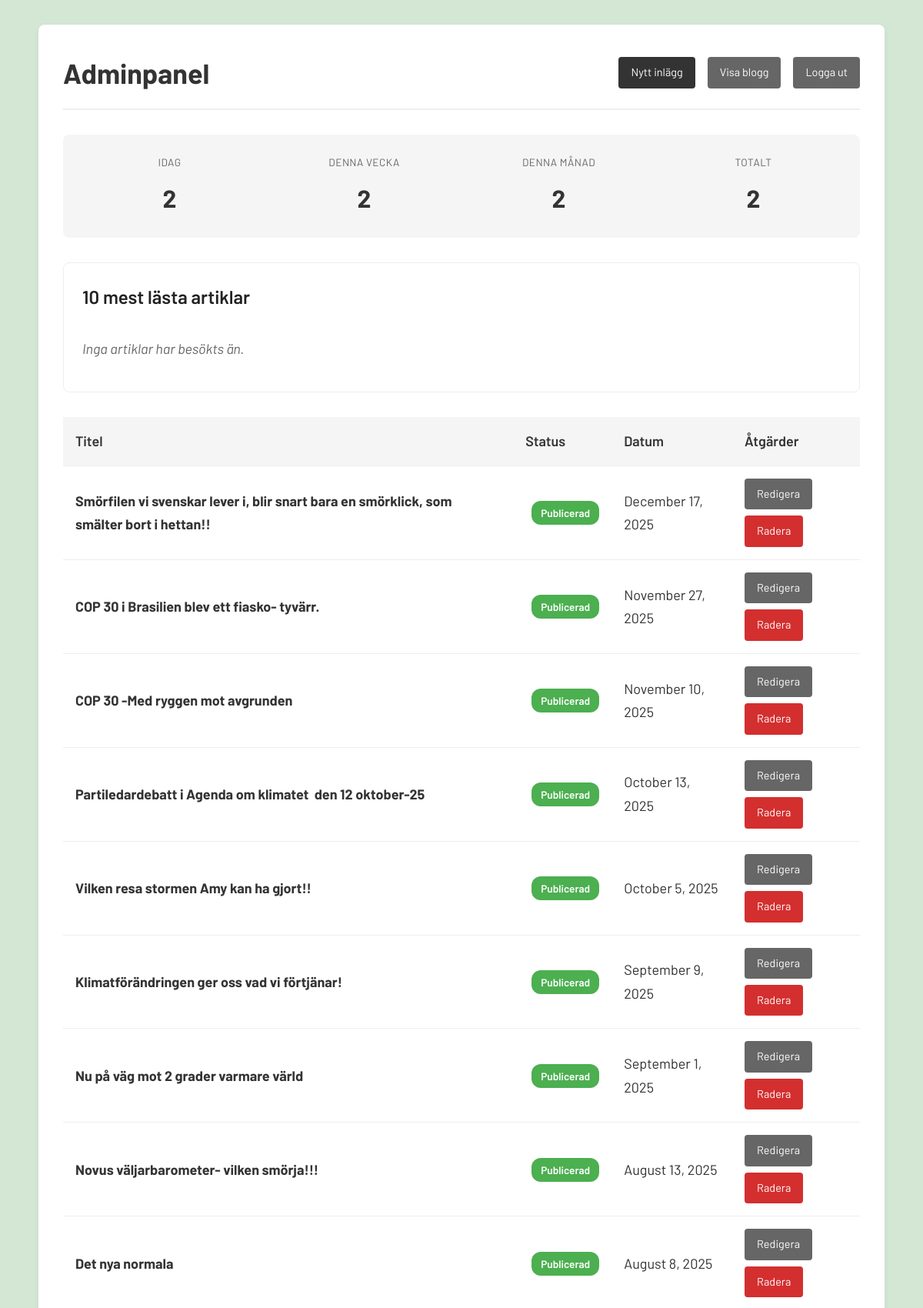
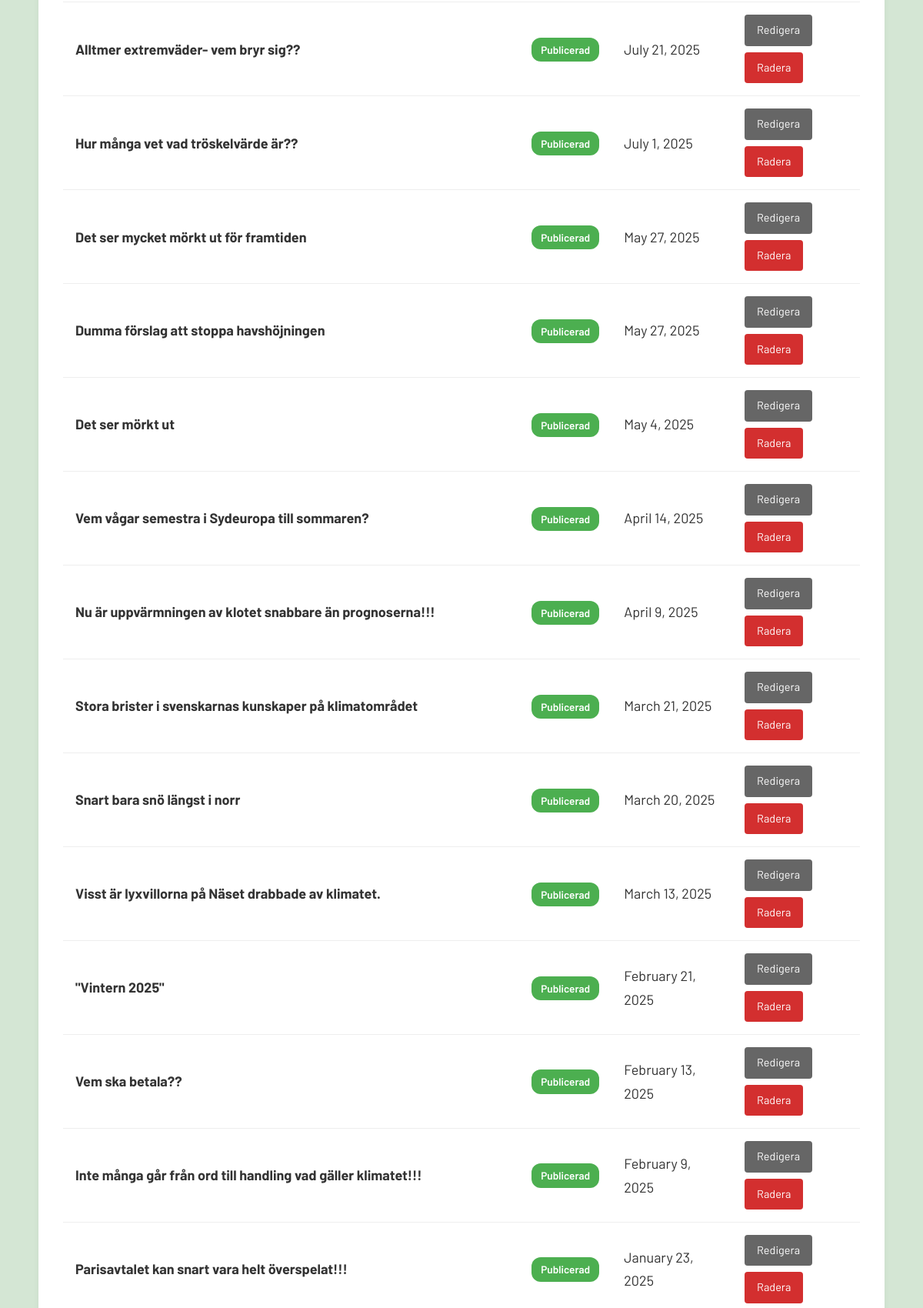
Screenshot of /admin/dashboard.php (signed in, upper part) with the database file from the repository (2 pictures, top to bottom).
### tables this page shows
CREATE TABLE posts (
        id INTEGER PRIMARY KEY AUTOINCREMENT,
        title TEXT NOT NULL,
        content TEXT NOT NULL,
        slug TEXT UNIQUE NOT NULL,
        created_at DATETIME DEFAULT CURRENT_TIMESTAMP,
        updated_at DATETIME DEFAULT CURRENT_TIMESTAMP
    , featured_image TEXT, status TEXT DEFAULT 'draft');

### config.php (called while the page is built, shortened)
<?php
function getDB() {
    $db = new PDO('sqlite:' . DB_PATH);
    $db->setAttribute(PDO::ATTR_ERRMODE, PDO::ERRMODE_EXCEPTION);
    $db->exec("CREATE TABLE IF NOT EXISTS posts (
        id INTEGER PRIMARY KEY AUTOINCREMENT,
        title TEXT NOT NULL,
        content TEXT NOT NULL,
        slug TEXT UNIQUE NOT NULL,
        featured_image TEXT,
        created_at DATETIME DEFAULT CURRENT_TIMESTAMP,
        updated_at DATETIME DEFAULT CURRENT_TIMESTAMP
    )");
    try {
        $db->exec("ALTER TABLE posts ADD COLUMN featured_image TEXT");
    } catch (PDOException $e) {
    }
    $columnAdded = false;
    try {
        $db->exec("ALTER TABLE posts ADD COLUMN status TEXT DEFAULT 'draft'");
        $columnAdded = true;
    } catch (PDOException $e) {
    }
    $migrationDone = false;
    try {
        $checkStmt = $db->query("SELECT name FROM sqlite_master WHERE type='table' AND name='migrations'");
        if ($checkStmt->fetch()) {
            $migrationStmt = $db->query("SELECT COUNT(*) as count FROM migrations WHERE name = 'set_existing_posts_published'");
            $result = $migrationStmt->fetch(PDO::FETCH_ASSOC);
            $migrationDone = $result && $result['count'] > 0;
        }
    } catch (PDOException $e) {
    }
    if ($columnAdded) {
        try {
            $db->exec("UPDATE posts SET status = 'published'");
            try {
                $db->exec("CREATE TABLE IF NOT EXISTS migrations (name TEXT PRIMARY KEY, executed_at DATETIME DEFAULT CURRENT_TIMESTAMP)");
                $db->exec("INSERT OR IGNORE INTO migrations (name) VALUES ('set_existing_posts_published')");
            } catch (PDOException $e) {
            }
        } catch (PDOException $e) {
        }
    } else if (!$migrationDone) {
        try {
            $db->exec("UPDATE posts SET status = 'published' WHERE status = 'draft' OR status IS NULL OR status = ''");
            try {
                $db->exec("CREATE TABLE IF NOT EXISTS migrations (name TEXT PRIMARY KEY, executed_at DATETIME DEFAULT CURRENT_TIMESTAMP)");
                $db->exec("INSERT OR IGNORE INTO migrations (name) VALUES ('set_existing_posts_published')");
            } catch (PDOException $e) {
            }
        } catch (PDOException $e) {
        }
    }
    $db->exec("CREATE INDEX IF NOT EXISTS idx_slug ON posts(slug)");
    $db->exec("CREATE TABLE IF NOT EXISTS visits (
        id INTEGER PRIMARY KEY AUTOINCREMENT,
        page TEXT NOT NULL,
        visited_at DATETIME DEFAULT CURRENT_TIMESTAMP
    )");
    $db->exec("CREATE INDEX IF NOT EXISTS idx_visited_at ON visits(visited_at)");
    return $db;
}
function formatDate($date) {
    return date('F j, Y', strtotime($date));
}
function getVisitStats() {
    $db = getDB();
    $stats = [];
    $stmt = $db->query("SELECT COUNT(*) as total FROM visits");
    $stats['total'] = $stmt->fetch(PDO::FETCH_ASSOC)['total'];
    $stmt = $db->query("SELECT COUNT(*) as today FROM visits WHERE DATE(visited_at) = DATE('now')");
    $stats['today'] = $stmt->fetch(PDO::FETCH_ASSOC)['today'];
    $stmt = $db->query("SELECT COUNT(*) as week FROM visits WHERE visited_at >= DATE('now', '-7 days')");
    $stats['week'] = $stmt->fetch(PDO::FETCH_ASSOC)['week'];
    $stmt = $db->query("SELECT COUNT(*) as month FROM visits WHERE visited_at >= DATE('now', 'start of month')");
    $stats['month'] = $stmt->fetch(PDO::FETCH_ASSOC)['month'];
    return $stats;
}
function generateCSRFToken() {
    return $_SESSION['csrf_token'];
}

### admin/dashboard.php (the view, shortened to what this page needs)
<?php
require_once '../config.php';
$db = getDB();
$stmt = $db->query("SELECT id, title, slug, featured_image, status, created_at, updated_at FROM posts ORDER BY created_at DESC");
$posts = $stmt->fetchAll(PDO::FETCH_ASSOC);
$visitStats = getVisitStats();
$topArticles = getTopArticles(10);
?>
<!DOCTYPE html>
<html lang="sv">
<head>
    <link rel="stylesheet" href="../styles.css">
</head>
<body>
    <div class="container">
        <div class="admin-header">
            <h1>Adminpanel</h1>
            <div class="admin-actions">
                <a href="edit.php" class="btn btn-primary">Nytt inlägg</a>
                <a href="../index.php" class="btn btn-secondary" target="_blank">Visa blogg</a>
                <a href="?logout=1" class="btn btn-secondary">Logga ut</a>
            </div>
        </div>
        <div class="analytics-block">
            <div class="analytics-stat">
                <div class="analytics-stat-label">Idag</div>
                <div class="analytics-stat-value"><?php echo number_format($visitStats['today']); ?></div>
            </div>
            <div class="analytics-stat">
                <div class="analytics-stat-label">Denna vecka</div>
                <div class="analytics-stat-value"><?php echo number_format($visitStats['week']); ?></div>
            </div>
            <div class="analytics-stat">
                <div class="analytics-stat-label">Denna månad</div>
                <div class="analytics-stat-value"><?php echo number_format($visitStats['month']); ?></div>
            </div>
            <div class="analytics-stat">
                <div class="analytics-stat-label">Totalt</div>
                <div class="analytics-stat-value"><?php echo number_format($visitStats['total']); ?></div>
            </div>
        </div>
        <div class="top-articles-block">
            <h2>10 mest lästa artiklar</h2>
            <?php if (empty($topArticles)): ?>
                <div class="no-top-articles">Inga artiklar har besökts än.</div>
            <?php endif; ?>
        </div>
        <?php if (empty($posts)): ?>
            <div class="no-posts">
                <p>Inga inlägg än. <a href="edit.php">Skapa ditt första inlägg</a>!</p>
            </div>
        <?php else: ?>
            <table class="posts-table">
                <thead>
                    <tr>
                        <th>Titel</th>
                        <th>Status</th>
                        <th>Datum</th>
                        <th>Åtgärder</th>
                    </tr>
                </thead>
                <tbody>
                    <?php foreach ($posts as $post): ?>
                        <tr>
                            <td>
                                <strong><?php echo htmlspecialchars($post['title']); ?></strong>
                            </td>
                            <td>
                                <span class="status-badge status-<?php echo htmlspecialchars($post['status'] ?? 'draft'); ?>">
                                    <?php echo ($post['status'] ?? 'draft') === 'published' ? 'Publicerad' : 'Utkast'; ?>
                                </span>
                            </td>
                            <td><?php echo formatDate($post['created_at']); ?></td>
                            <td>
                                <div class="action-buttons">
                                    <a href="edit.php?id=<?php echo $post['id']; ?>" class="btn btn-secondary">Redigera</a>
                                    <a href="?delete=<?php echo $post['id']; ?>&csrf_token=<?php echo generateCSRFToken(); ?>"
                                       class="btn btn-danger"
                                       onclick="return confirm('Är du säker på att du vill radera detta inlägg?');">Radera</a>
                                </div>
                            </td>
                        </tr>
                    <?php endforeach; ?>
                </tbody>
            </table>
        <?php endif; ?>
    </div>
</body>
</html>

### styles.css (style rules this page uses)
* { margin: 0; padding: 0; box-sizing: border-box; }
body { font-family: 'Barlow', -apple-system, BlinkMacSystemFont, 'Segoe UI', Roboto, 'Helvetica Neue', Arial, sans-serif; font-size: 18px; line-height: 1.7; color: #333; background: #d4e6d4; padding: 2rem 1rem; }
.container { max-width: 1100px; margin: 0 auto; background: white; padding: 2rem; border-radius: 8px; box-shadow: 0 2px 8px rgba(0,0,0,0.05); }

### admin/dashboard.php (style rules this page uses)
.admin-header { display: flex; justify-content: space-between; align-items: center; margin-bottom: 2rem; padding-bottom: 1rem; border-bottom: 2px solid #eee; }
.admin-actions { display: flex; gap: 1rem; }
.btn { padding: 0.5rem 1rem; text-decoration: none; border-radius: 4px; display: inline-block; font-size: 0.9rem; }
.btn-primary { background: #333; color: white; }
.btn-secondary { background: #666; color: white; }
.btn-danger { background: #d32f2f; color: white; }
.posts-table { width: 100%; border-collapse: collapse; margin-top: 1rem; }
.posts-table th, .posts-table td { padding: 1rem; text-align: left; border-bottom: 1px solid #eee; }
.posts-table th { background: #f5f5f5; font-weight: 600; }
.action-buttons { display: flex; gap: 0.5rem; flex-wrap: wrap; }
.status-badge { display: inline-block; padding: 0.25rem 0.75rem; border-radius: 12px; font-size: 0.85rem; font-weight: 600; margin-left: 0.5rem; }
.status-published { background: #4caf50; color: white; }
.analytics-block { background: #f5f5f5; border-radius: 8px; padding: 1.5rem; margin-bottom: 2rem; display: grid; grid-template-columns: repeat(auto-fit, minmax(150px, 1fr)); gap: 1.5rem; }
.analytics-stat { text-align: center; }
.analytics-stat-label { font-size: 0.85rem; color: #666; margin-bottom: 0.5rem; text-transform: uppercase; letter-spacing: 0.5px; }
.analytics-stat-value { font-size: 2rem; font-weight: 700; color: #333; }
.top-articles-block { background: white; border-radius: 8px; padding: 1.5rem; margin-bottom: 2rem; border: 1px solid #eee; }
.top-articles-block h2 { font-size: 1.5rem; margin-bottom: 1rem; color: #222; font-weight: 600; }
.no-top-articles { color: #666; font-style: italic; padding: 1rem 0; }

### rows the page displays
posts: title "Smörfilen vi svenskar lever i, blir snart bara en smörklick, som smälter bort i hettan!!", status "Publicerad", created_at "December 17, 2025"
posts: title "COP 30 i Brasilien blev ett fiasko- tyvärr.", status "Publicerad", created_at "November 27, 2025"
posts: title "COP 30 -Med ryggen mot avgrunden", status "Publicerad", created_at "November 10, 2025"
posts: title "Partiledardebatt i Agenda om klimatet den 12 oktober-25", status "Publicerad", created_at "October 13, 2025"
posts: title "Vilken resa stormen Amy kan ha gjort!!", status "Publicerad", created_at "October 5, 2025"
posts: title "Klimatförändringen ger oss vad vi förtjänar!", status "Publicerad", created_at "September 9, 2025"
posts: title "Nu på väg mot 2 grader varmare värld", status "Publicerad", created_at "September 1, 2025"
posts: title "Novus väljarbarometer- vilken smörja!!!", status "Publicerad", created_at "August 13, 2025"
posts: title "Det nya normala", status "Publicerad", created_at "August 8, 2025"
posts: title "Alltmer extremväder- vem bryr sig??", status "Publicerad", created_at "July 21, 2025"
posts: title "Hur många vet vad tröskelvärde är??", status "Publicerad", created_at "July 1, 2025"
posts: title "Det ser mycket mörkt ut för framtiden", status "Publicerad", created_at "May 27, 2025"
posts: title "Dumma förslag att stoppa havshöjningen", status "Publicerad", created_at "May 27, 2025"
posts: title "Det ser mörkt ut", status "Publicerad", created_at "May 4, 2025"
posts: title "Vem vågar semestra i Sydeuropa till sommaren?", status "Publicerad", created_at "April 14, 2025"
posts: title "Nu är uppvärmningen av klotet snabbare än prognoserna!!!", status "Publicerad", created_at "April 9, 2025"
posts: title "Stora brister i svenskarnas kunskaper på klimatområdet", status "Publicerad", created_at "March 21, 2025"
posts: title "Snart bara snö längst i norr", status "Publicerad", created_at "March 20, 2025"
posts: title "Visst är lyxvillorna på Näset drabbade av klimatet.", status "Publicerad", created_at "March 13, 2025"
posts: title "\"Vintern 2025\"", status "Publicerad", created_at "February 21, 2025"
posts: title "Vem ska betala??", status "Publicerad", created_at "February 13, 2025"
posts: title "Inte många går från ord till handling vad gäller klimatet!!!", status "Publicerad", created_at "February 9, 2025"
posts: title "Parisavtalet kan snart vara helt överspelat!!!", status "Publicerad", created_at "January 23, 2025"

### other values shown
$visitStats['today'] "2"
$visitStats['week'] "2"
$visitStats['month'] "2"
$visitStats['total'] "2"
